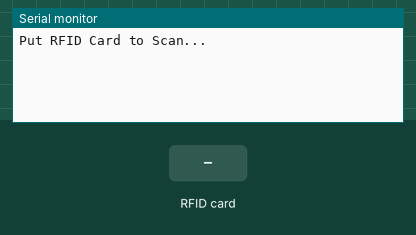
Recording of a sketch running on a simulated Arduino Uno, built with avr-gcc and run on an emulated ATmega328P. Shown: the last lines printed to the serial monitor. Inputs (shaded band) come from the test bench.

Above: at 1.2 s.
1.3 s: RFID card 91 CB 2D 2F held to the reader
At 1.9 s:
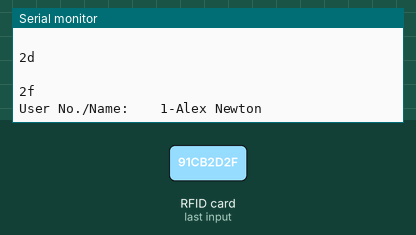
2.8 s: RFID card 5E 7A 19 C4 held to the reader
At 5.5 s:
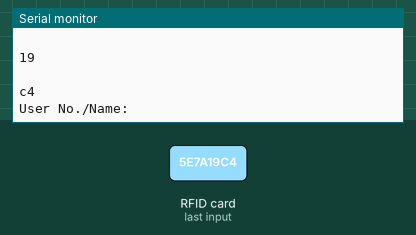

The sketch:

arduino.ino
```cpp
#include <SPI.h>
#include <MFRC522.h>
#include "SoftwareSerial.h"
#define SS_PIN 10
#define RST_PIN 9
MFRC522 mfrc522(SS_PIN, RST_PIN);   // Create MFRC522 instance.
SoftwareSerial ser(2,3); // RX, TX
void setup()
{
  Serial.begin(9600);   // Initiate a serial communication
  ser.begin (115200);
  SPI.begin();      // Initiate  SPI bus
  mfrc522.PCD_Init();   // Initiate MFRC522
  Serial.println("Put RFID Card to Scan...");
  Serial.println();

}
void loop()
{
  // Look for new cards
  if ( ! mfrc522.PICC_IsNewCardPresent())
  {
    return;
  }
  // Select one of the cards
  if ( ! mfrc522.PICC_ReadCardSerial())
  {
    return;
  }
  //Show UID on serial monitor

  String content= "";
  byte letter;
  for (byte i = 0; i < mfrc522.uid.size; i++)
  {
     Serial.println(String(mfrc522.uid.uidByte[i] < 0x10 ? " 0" : " "));
     Serial.println(String(mfrc522.uid.uidByte[i], HEX));
     content.concat(String(mfrc522.uid.uidByte[i] < 0x10 ? " 0" : " "));
     content.concat(String(mfrc522.uid.uidByte[i], HEX));
  }
  Serial.println();
  Serial.print("User No./Name:    ");
//  content.toUpperCase();
 if (content.substring(1) == "91 cb 2d 2f" ) //change here the UID of the card/cards that you want to give access
 {    Serial.println("1-Alex Newton");
   ser.write(2);
   Serial.println();
  delay(3000);
 }}
```

Measured:
- after the input at 1.3 s, the serial monitor: prints a new line at once (image 1)
- after the input at 2.8 s, the serial monitor: prints a new line after 1.5 s (image 2)
